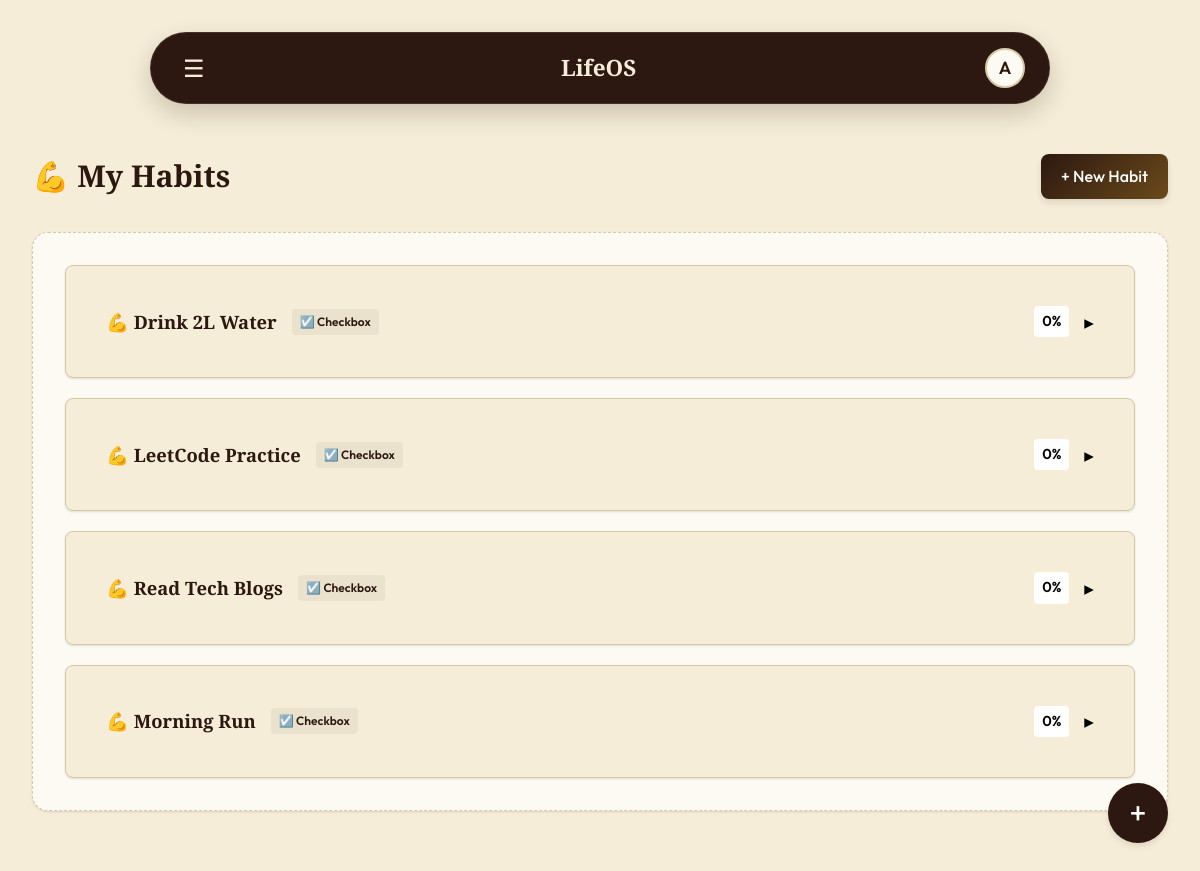
/habits/ (signed in), run on the app's committed database.
### lifeos_app/models.py (models this page shows, shortened)
class Habit(models.Model):
    HABIT_TYPE_CHOICES = [
        ('checkbox', 'Checkbox'),
        ('slider', 'Slider'),
    ]
    user = models.ForeignKey(
        User,
        on_delete=models.CASCADE
    )
    habit_name = models.CharField(max_length=200)
    habit_type = models.CharField(
        max_length=20,
        choices=HABIT_TYPE_CHOICES,
        default='checkbox'
    )
    goal = models.ForeignKey(
        'Goal',
        on_delete=models.SET_NULL,
        null=True,
        blank=True,
        related_name='linked_habits'
    )
    created_at = models.DateTimeField(
        auto_now_add=True
    )

### lifeos_app/views.py (the view)
# urls.py: path('habits/', views.habits_list, name='habits_list'),
@login_required
def habits_list(request):
    user = request.user
    habits = Habit.objects.filter(user=user).order_by('-created_at')
    today = timezone.localdate()
    user_goals = Goal.objects.filter(user=user, status='Active')
    for habit in habits:
        completion = HabitCompletion.objects.filter(habit=habit, date=today).first()
        habit.completion_percentage_today = completion.completion_percentage if completion else 0
        habit.current_streak = calculate_streak(habit)
        habit.weekly_data = get_weekly_data(habit)
    if request.method == 'POST':
        form = HabitForm(request.POST)
        if form.is_valid():
            h = form.save(commit=False)
            h.user = user
            h.save()
            return redirect('habits_list')
    else:
        form = HabitForm()
    context = {
        'habits': habits,
        'user_goals': user_goals,
        'form': form,
        'today_completion': 0 # template fallback if needed
    }
    return render(request, 'habits.html', context)

### lifeos_app/context_processors.py (called while the page is built)
def overdue_tasks_count(request):
    if request.user.is_authenticated:
        today = datetime.date.today()
        count = Task.objects.filter(
            user=request.user,
            status='Pending',
            due_date__lt=today
        ).count()
        return {'overdue_count': count}
    return {'overdue_count': 0}

### lifeos_app/views.py (called while the page is built)
def calculate_streak(habit):
    from datetime import date, timedelta
    today = date.today()
    streak = 0
    current_date = today
    while True:
        completion = HabitCompletion.objects.filter(
            habit=habit,
            date=current_date
        ).first()
        if habit.habit_type == 'checkbox':
            completed = (
                completion and
                completion.completion_percentage == 100
            )
        else:
            completed = (
                completion and
                completion.completion_percentage > 0
            )
        if completed:
            streak += 1
            current_date -= timedelta(days=1)
        else:
            break
    return streak

def get_weekly_data(habit):
    from datetime import date, timedelta
    today = date.today()
    weekly_data = []
    for i in range(6, -1, -1):
        day = today - timedelta(days=i)
        completion = HabitCompletion.objects.filter(
            habit=habit,
            date=day
        ).first()
        percentage = (
            completion.completion_percentage
            if completion else 0
        )
        logged = completion is not None
        weekly_data.append({
            'day': day.strftime('%a'),
            'date': day,
            'percentage': percentage,
            'logged': logged
        })
    return weekly_data

### templates/habits.html (shortened to what this page needs)
{% extends 'base.html' %}
{% load static %}
{% block content %}
<div class="dashboard-header" style="margin-bottom: 2rem; display:flex; justify-content:space-between; align-items:center;">
    <h1 style="color: var(--color-primary);">💪 My Habits</h1>
    <button class="btn btn-primary" id="newHabitBtn" style="padding: 0.6rem 1.25rem; font-size: 1rem;">+ New Habit</button>
</div>
<div class="canvas-panel">
<div id="habitsContainer" style="display:flex; flex-direction:column; gap:1.25rem;">
    {% for habit in habits %}
        <div class="card habit-card" style="border-radius: 0.5rem; border: 1px solid var(--border-color); background: var(--color-surface); transition: all 0.2s; margin-bottom: 0;">
            <div class="habit-header" onclick="toggleHabit('{{ habit.id }}')" data-id="{{ habit.id }}" style="padding: 1.25rem; display:flex; justify-content:space-between; align-items:center; cursor:pointer;">
                <div style="display:flex; align-items:center; gap: 15px; flex-wrap:wrap;">
                    <h4 style="margin:0; font-size:1.15rem; color:var(--text-primary);">💪 <span style="font-weight:600;">{{ habit.habit_name }}</span></h4>
                    {% if habit.habit_type == 'checkbox' %}
                        <span style="background:rgba(44, 24, 16, 0.05); color:var(--color-primary); padding: 3px 8px; border-radius:4px; font-size:0.75rem; font-weight:600;">☑️ Checkbox</span>
                    {% else %}
                        <span style="background:rgba(198, 124, 42, 0.1); color:var(--color-warning); padding: 3px 8px; border-radius:4px; font-size:0.75rem; font-weight:600;">📊 Slider</span>
                    {% endif %}
                </div>
                <div style="display:flex; align-items:center; gap: 15px;">
                    {% if habit.completion_percentage_today == 0 %}
                        <span class="habit-badge-gray" style="font-weight:600; padding:4px 8px; border-radius:4px; font-size:0.9rem;">0%</span>
                    {% elif habit.completion_percentage_today < 30 %}
                        <span class="habit-badge-red" style="font-weight:600; padding:4px 8px; border-radius:4px; font-size:0.9rem;">{{ habit.completion_percentage_today }}%</span>
                    {% elif habit.completion_percentage_today < 70 %}
                        <span class="habit-badge-amber" style="font-weight:600; padding:4px 8px; border-radius:4px; font-size:0.9rem;">{{ habit.completion_percentage_today }}%</span>
                    {% else %}
                        <span class="habit-badge-green" style="font-weight:600; padding:4px 8px; border-radius:4px; font-size:0.9rem;">{{ habit.completion_percentage_today }}%</span>
                    {% endif %}
                    <span class="expand-icon" id="toggle-{{ habit.id }}" style="font-size:1.2rem; color:var(--text-secondary); transition: transform 0.3s ease;">▸</span>
                </div>
            </div>
        </div>
    {% endfor %}
</div>
</div>
{% endblock %}

### templates/base.html (shortened to what this page needs)
{% load static %}
<!DOCTYPE html>
<html lang="en">
<head>
    <link rel="stylesheet" href="{% static 'css/style.css' %}?v=10">
</head>
<body class="{% block body_class %}{% endblock %}">
    <div class="app-container">
        <main class="main-content">
            {% if user.is_authenticated %}
            <header class="top-nav">
                <div class="top-nav-left">
                    <button id="sidebarToggle" class="nav-icon-btn" aria-label="Toggle Sidebar"
                        style="font-size: 1.5rem; background:none; border:none; cursor:pointer; color:var(--color-bg);">☰</button>
                </div>
                <div class="top-nav-center" style="flex-grow: 1; text-align: center;">
                    <h2 style="margin: 0; font-family: 'Playfair Display', serif; color: var(--color-bg);">LifeOS</h2>
                </div>
                <div class="top-nav-right">
                    <div class="profile-menu-container">
                        <button class="avatar-btn" id="avatarBtn" aria-label="Profile Menu">
                            <span class="avatar-initial">{{ user.username.0|upper }}</span>
                        </button>
                    </div>
                </div>
            </header>
            {% endif %}
            <div class="content-wrapper">
                {% block content %}
                {% endblock %}
            </div>
        </main>
    </div>
    {% if user.is_authenticated and not is_admin_dashboard %}
    <button id="fabBtn" class="fab-btn">+</button>
    {% endif %}
</body>
</html>

### data on the page
Habit: habit_name "Drink 2L Water", habit_type "☑️ Checkbox", shows "0%"
Habit: habit_name "LeetCode Practice", habit_type "☑️ Checkbox", shows "0%"
Habit: habit_name "Read Tech Blogs", habit_type "☑️ Checkbox", shows "0%"
Habit: habit_name "Morning Run", habit_type "☑️ Checkbox", shows "0%"

### other printed values
{{ user.username.0|upper }} "A"
